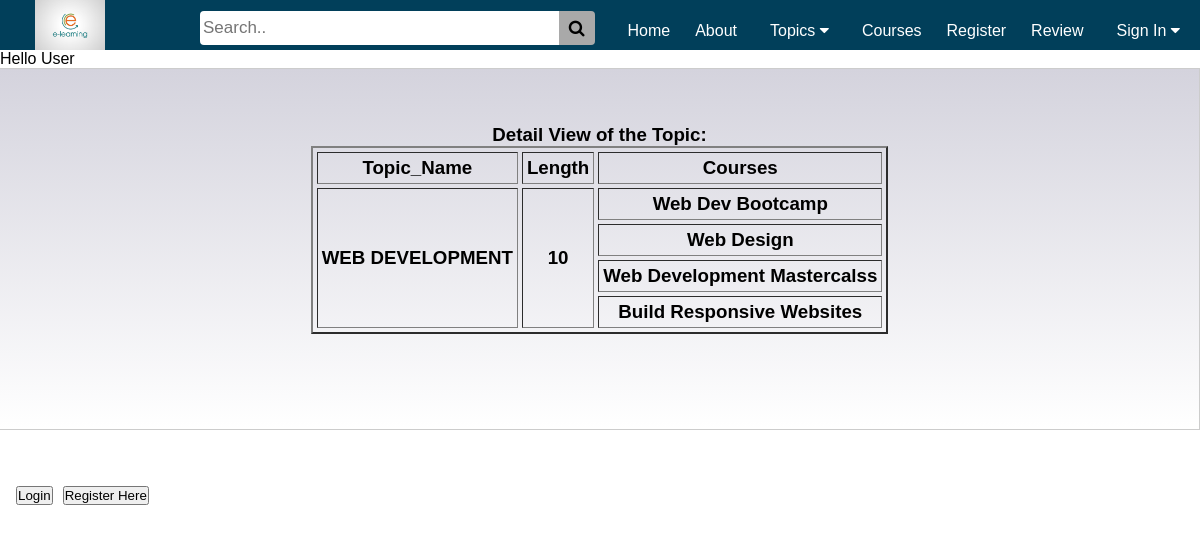
Screenshot of /myapp/1/ with the database file from the repository.
### myapp/models.py (models this page shows, shortened)
class Topic(models.Model):
    name = models.CharField(max_length=200)
    length = models.IntegerField(blank=True, default=12, null=True)

class Course(models.Model):
    title = models.CharField(max_length=200)
    topic = models.ForeignKey(Topic, related_name='courses', on_delete=models.CASCADE)
    price = models.DecimalField(max_digits=10, decimal_places=2, validators=[MinValueValidator(50), MaxValueValidator(500)])
    for_everyone = models.BooleanField(default=True)
    description = models.TextField(blank=True)
    address = models.CharField(max_length=300, blank=True)
    num_reviews = models.PositiveIntegerField(default=0)
    def __str__(self):
        return self.title

### myapp/views.py (the view)
# urls.py: path(r'<int:topic_id>/',DetailView.as_view(), name='detail'),
class DetailView(View):
    template_name= 'myapp/detail.html'
    def get(self, request, topic_id):
        top_list = Topic.objects.all().order_by('id')[:10]
        topic_list = get_object_or_404(Topic, id=topic_id)
        course_list = Course.objects.filter(topic=topic_id)
        course_length = course_list.__len__()
        return render(request, 'myapp/detail.html', {'course_list': course_list,
                                                     'topic_list': topic_list, 'top_list': top_list,
                                                     'course_length': course_length})

### myapp/templates/myapp/detail.html (shortened to what this page needs)
{% extends 'myapp/base.html' %}
{% load static %}
{% block body_block %}
    <div class="tab_content">
<h3 align="center">Detail View of the Topic:
<table cellspacing="4", cellpadding="6", border="2px">
    <th>Topic_Name</th>
    <th>Length</th>
    <th>Courses</th>
    <tr><td align="center" rowspan="{{ course_length }}">{{ topic_list.name.upper}}</td>
        <td align="center" rowspan="{{ course_length }}">{{ topic_list.length }}</td>
    {% for course  in course_list %}
                <td align="center"> {{course}} </td></tr>
            {% endfor %}
</table>
</h3>
    </div>
{% endblock %}

### myapp/static/myapp/style1.css (style rules this page uses)
* { margin: 0px; padding: 0px; box-sizing: border-box; }
body { font-family: "Poppins", sans-serif; min-height: 100vh; align-items: center; background-color: #FFFFFF; }
.tab_content { background-color: white; padding: 0px 12px; border: 1px solid #ccc; width: 100%; border-left: none; height: 362px; display: flex; flex-direction: column; justify-content: space-around; align-items: center; background: #FFEFBA; background: -webkit-linear-gradient(to bottom, #d4d3dd, #FFFFFF); background: linear-gradient(to bottom, #d4d3dd, #FFFFFF); }
.tab_content table { margin-bottom: 7%; }
td,th { padding: 4px; }

### rows the page displays
Topic: name "WEB DEVELOPMENT", length "10"
Course: title "Web Dev Bootcamp"
Course: title "Web Design"
Course: title "Web Development Mastercalss"
Course: title "Build Responsive Websites"
